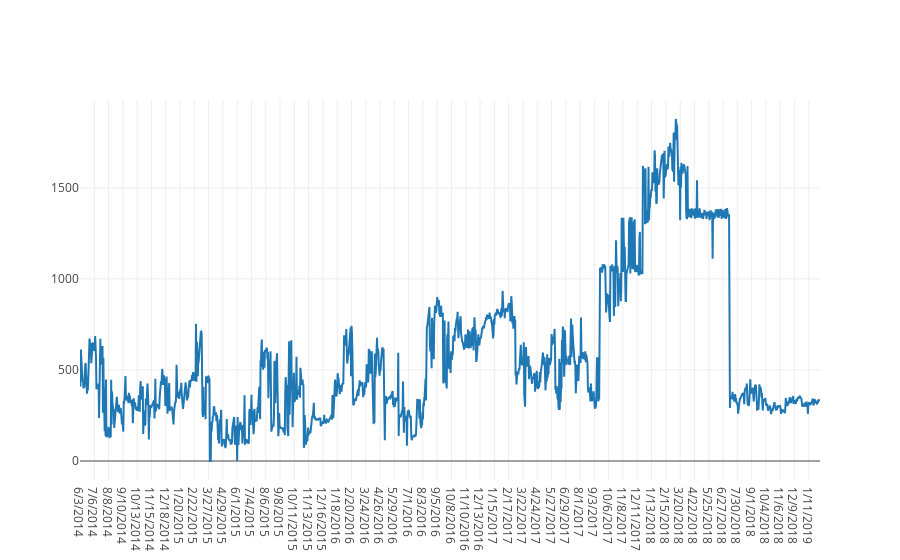

Notebook code for this chart:
### Code cell
gor = go.Scatter(
    x = gor_cl['date'],
    y = gor_cl['gor'],
    mode = "lines",
)
iplot([gor], filename = "filename")

### Figure 1 — Plotly figure (JSON) as saved in the notebook; plotly's stock layout.template omitted (floating-point values rounded to 4 significant figures; data arrays with more than 128 entries replaced by an {"elided": "..."} marker saying what was removed)
{"data": [{"mode": "lines", "type": "scatter", "uid": "785bd9e2-74a9-4d13-a31e-681df8b68a2e", "x": {"elided": "1710 str values"}, "y": {"elided": "1710 int values"}}], "layout": {}}
